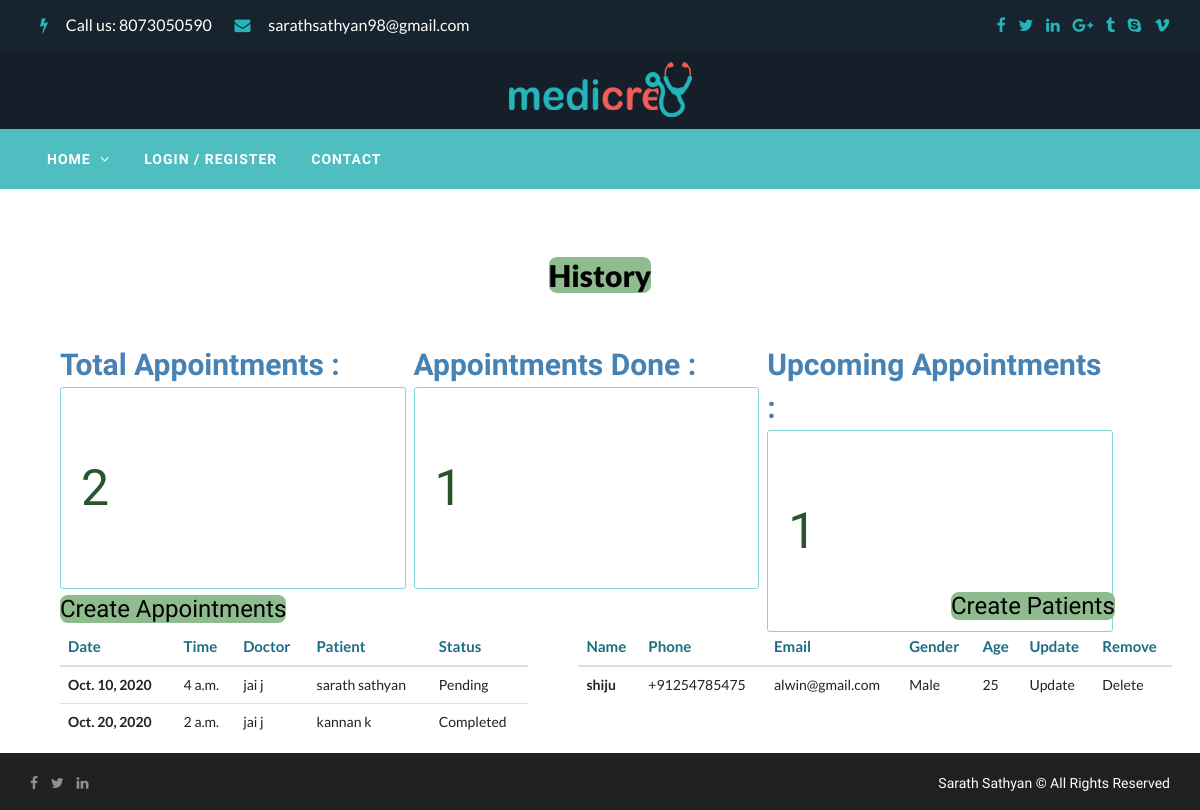
Page /reception/ on the earlier database version.
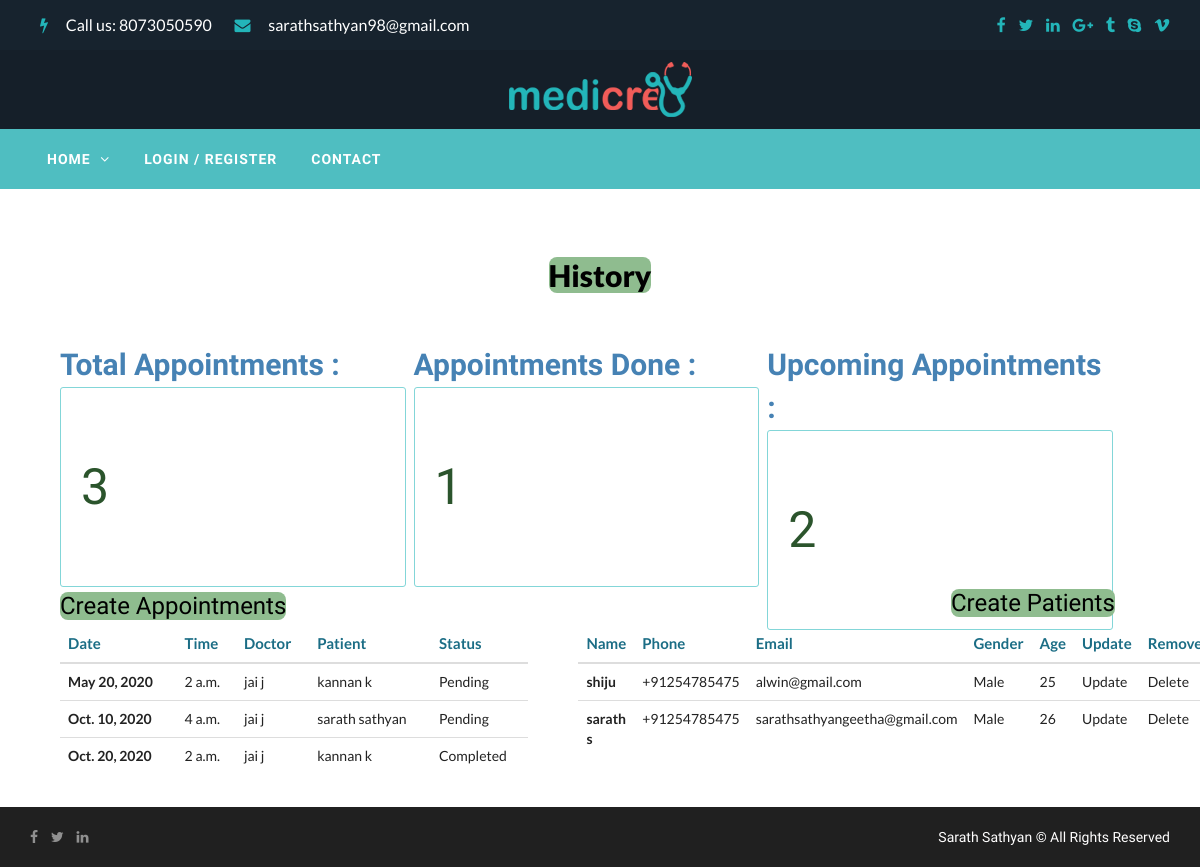
Same page on the later database version.
### Hospital/models.py (models this page shows, shortened)
class Appointments(models.Model):
    date = models.DateField()
    time = models.TimeField()
    doctor = models.CharField(max_length=100)
    patient =  models.CharField(max_length=100)
    status = models.CharField(max_length=50)

class CreatePatient(models.Model):
    name = models.CharField(max_length=100)
    phone = PhoneNumberField(null=False, blank=False, unique=False, default='+91')
    email = models.CharField(max_length=100)
    gender = models.CharField(max_length=50)
    age = models.IntegerField()
    address = models.CharField(max_length=100,null=True)
    out = models.CharField(max_length=100,null=True)
    paid = models.CharField(max_length=50,null=True)
    case = models.CharField(max_length=100,null=True)
    group = models.CharField(max_length=50,null=True)
    create_date = models.DateTimeField(default=datetime.now,null=True)

### Hospital/views.py (the view)
# urls.py: path('reception/', views.ReceptionDash, name='receptionDash'),
def ReceptionDash(request):
    user = request.user
    patients = CreatePatient.objects.order_by("create_date")
    appointments = Appointments.objects.order_by("date")
    total = appointments.count()
    done = Appointments.objects.filter(status='Completed')
    t_done = done.count()
    up = Appointments.objects.filter(status='Pending')
    u_done = up.count()
    context ={
        'appoint':appointments,
        'total' : total,
        't_done' :t_done,
        'u_done':u_done,
        'patients':patients,
    }
    return render(request,'Hospital_Pages/receptionDashboard.html',context)

### templates/Hospital_Pages/receptionDashboard.html (shortened to what this page needs)
{% extends 'base.html' %}
{% load static %}
{% block content %}
    <div class="v3-topbar">
        <div class="container">
            <div class="row">
                <div class="col-sm-8">
                    <div class="topbar-single-div">
                        <i class="fa fa-flash"></i>
                        <h4>Call us: 8073050590</h4>
                    </div>
                    <div class="topbar-single-div">
                        <i class="fa fa-envelope"></i>
                        <h4>sarathsathyan98@gmail.com</h4>
                    </div>
                </div>
                <div class="col-sm-4 text-right">
                    <div class="top-social-link">
                        <a href="#" class="fa fa-facebook"></a>
                        <a href="#" class="fa fa-twitter"></a>
                        <a href="#" class="fa fa-linkedin"></a>
                        <a href="#" class="fa fa-google-plus"></a>
                        <a href="#" class="fa fa-tumblr"></a>
                        <a href="#" class="fa fa-skype"></a>
                        <a href="#" class="fa fa-vimeo"></a>
                    </div>
                </div>
            </div>
        </div>
    </div>
    <div class="version-3-logo">
        <div class="container">
            <div class="row">
                <div class="col-xs-12 text-center">
                    <a class="site-logo" href="#"><img src="{% static 'img/logo.png' %}" alt="jigsawlab"></a>
                </div>
            </div>
        </div>
    </div>
    {% include 'partials/_header.html' %}
    <section class="top">
                        <div class="container">
                            <div class="row">
                                    <div class="col-sm-6 v3-homeform" style="width: 100%">
                                    <div class="about-form" style="background: transparent">
                                        <div class="form-title text-center">
                                            <h2 > <span class="head">History</span></h2>
                                        </div>
                                            <div class="v2-about-input" style="width: 32%;height: 25%">
                                            <p class="para"> Total Appointments :</p><input type="text" style="color: #2b542c;font-size: 50px" class="in_text" value="{{ total }}" readonly>
                                            </div>
                                        <div class="v2-about-input"style="width: 32%;height: 25%">
                                            <p class="para"> Appointments Done :</p><input type="text" style="color: #2b542c;font-size: 50px"  class="in_text" value="{{ t_done }}" readonly>
                                            </div>
                                        <div class="v2-about-input"style="width: 32%;height: 25%">
                                            <p class="para"> Upcoming Appointments :</p><input type="text" style="color: #2b542c;font-size: 50px"  class="in_text" value="{{ u_done }}" readonly>
                                            </div>
                                    </div>
                                </div>
                            </div>
                            <div >
                            <div class="row">
                                    <div class="col-sm-6 v3-homeform" style="width: 100%">
                                    <div class="about-form" style="background: transparent">
                                        <div class="form-title" style="margin-top: 41px;">
                                            <h3 class="headfst"><a href="{% url 'receptionAppointment' %}"> <span class="head">Create Appointments</span></a></h3>
                                            <h3 class="headpos"><a href="{% url 'receptionPatient' %}"> <span class="head">Create Patients</span></a></h3>
                                        </div>
                                        <table class="table pos" style="width: 40%">
                                              <thead class="thead-light" style="color: #1b6d85;font-size: 15px">
                                                <tr>
                                                  <th scope="col">Date</th>
                                                  <th scope="col">Time</th>
                                                  <th scope="col">Doctor</th>
                                                  <th scope="col">Patient</th>
                                                    <th scope="col">Status</th>
                                                </tr>
                                              </thead>
                                              <tbody>
                                              {% for m in appoint %}
                                                <tr style="font-size: 14px">
                                                  <th scope="row">{{ m.date }}</th>
                                                  <td>{{ m.time }}</td>
                                                  <td>{{ m.doctor }}</td>
                                                  <td>{{ m.patient }}</td>
                                                <td>{{ m.status }}</td>
                                                </tr>
                                              {% endfor %}
                                              </tbody>
                                            </table>
                                    <table class="table pat" style="width: 55%">
                                              <thead class="thead-light" style="color: #1b6d85;font-size: 15px">
                                                <tr>
                                                  <th scope="col">Name</th>
                                                  <th scope="col">Phone</th>
                                                  <th scope="col">Email</th>
                                                  <th scope="col">Gender</th>
                                                    <th scope="col">Age</th>
                                                    <th scope="col">Update</th>
                                                    <th scope="col">Remove</th>
                                                </tr>
                                              </thead>
                                              <tbody>
                                              {% for m in patients %}
                                                <tr style="font-size: 14px">
                                                  <th scope="row">{{ m.name }}</th>
                                                  <td>{{ m.phone }}</td>
                                                  <td>{{ m.email }}</td>
                                                  <td>{{ m.gender }}</td>
                                                <td>{{ m.age }}</td>
                                                <td>Update</td>
                                                <td>Delete</td>
                                                </tr>
                                              {% endfor %}
                                              </tbody>
                                            </table>
                                    </div>
                                </div>
                            </div>
        </div>
                        </div>
    </section>
      {% include 'partials/_footer.html' %}
{% endblock %}

### templates/base.html (shortened to what this page needs)
{% load static %}
<html lang="en">
<head>
    <link rel="stylesheet" href="{% static 'css/bootstrap.min.css' %}">
    <link rel="stylesheet" href="{% static 'css/font-awesome.min.css' %}">
    <link rel="stylesheet" href="{% static 'css/animate.min.css' %}">
    <link rel="stylesheet" href="{% static 'css/myslider.css' %}">
    <link rel="stylesheet" href="{% static 'css/magnific-popup.css' %}">
    <link rel="stylesheet" href="{% static 'css/slick.css' %}">
    <link rel="stylesheet" href="{% static 'css/reset.css' %}">
    <link rel="stylesheet" href="{% static 'css/style.css' %}">
    <link rel="stylesheet" href="{% static 'css/responsive.css' %}">
</head>
<body>
{% block content %}
{% endblock %}
</body>
</html>

### templates/partials/_header.html (shortened to what this page needs)
{% extends 'base.html' %}
{% load static %}
{% block content %}
        <nav class="navbar navbar-area">
            <div class="container">
                <div class="collapse navbar-collapse" id="bs-example-navbar-collapse-1">
                    <ul class="nav menu navbar-left navbar-nav">
                        <li class="current-menu-item"><a href="{% url 'index' %}">home <span class="fa fa-angle-down"></span></a>
                        </li>
                        {% if user.is_authenticated %}
                            <li><a href="#"><span style="color: #8dc12b">Welcome : {{ user.first_name }}</span></a>  </li>
                           <li><a href="{% url 'logout' %}">Logout</a></li>
                        {% else %}
                        <li><a href="{% url 'register' %}">Login / Register</a></li>
                        {% endif %}
                   <li><a href="{% url 'contact' %}">Contact </a>
                            </li>
                    </ul>
                </div>
            </div>
        </nav>
{% endblock %}

### templates/partials/_footer.html
<div class="copyriht-area">
        <div class="container">
            <div class="row">
                <div class="col-sm-6 text-left">
                    <div class="footer-social-link">
                        <a href="{% url 'index' %}" class="fa fa-facebook"></a>
                        <a href="{% url 'index' %}" class="fa fa-twitter"></a>
                        <a href="{% url 'index' %}" class="fa fa-linkedin"></a>
                    </div>
                </div>
                <div class="col-sm-6 text-right">
                    <div class="copyright-text">
                        <p>Sarath Sathyan © All Rights Reserved </p>
                    </div>
                </div>
            </div>
        </div>
    </div>

### HospitalManagement/static/css/style.css (style rules this page uses)
nav.navbar { background: rgba(79, 190, 193, 1) none repeat scroll 0 0; border-radius: 0; font-family: 'PT Sans', sans-serif; }
.menu > li > a { color: #fff; font-size: 14px; font-weight: 700; line-height: 30px; text-transform: uppercase; transition: .4s; padding-right: 15px; padding-left: 15px; letter-spacing: 1px; }
.menu > li > a span { padding-left: 5px; }
.navbar-collapse { padding-left: 0 }
.menu li { position: relative }
.navbar-area { position: absolute; width: 100%; left: 0; z-index: 55; }
.copyriht-area { padding: 20px 0; background: #202020; color: #fffefe }
.copyriht-area a { color: #909090; margin-right: 10px; display: inline-block; transition: .4s }
.v2-about-input { height: 40px; width: 49.1%; float: left; margin-right: 8px; margin-bottom: 10px; }
.v2-about-input input { height: 100%; width: 100%; padding-left: 20px; border-radius: 3px; border: 1px solid #5ac8cb; background: #5ac8cb; color: #fff; font-family: 'PT Sans', sans-serif; }
.form-title.text-center h2 { color: #fff; padding-bottom: 20px; margin-bottom: 30px; border-bottom: 2px dashed #fff; }
.form-title.text-center h2 span { font-weight: 900 }
.about-form { padding: 30px; background: #23b5b9; }
.v3-topbar { background: #17232e; color: #fff; }
.topbar-single-div { display: inline-block; padding-right: 20px; padding-top: 10px; padding-bottom: 10px; }
.topbar-single-div i { padding-right: 15px; color: #23b5b9; font-size: 16px; }
.topbar-single-div h4 { display: inline-block; line-height: 30px; font-size: 16px; }
.top-social-link a { color: #23b5b9; font-size: 16px; ; margin-left: 10px; line-height: 50px; transition: .4s }
.version-3-logo { background: #151f29; padding-top: 10px; padding-bottom: 10px; }
.v3-homeform .about-form { padding: 30px; background: rgba(35, 181, 185, .75); }
.v3-homeform .v2-about-input input { border: 1px solid rgba(90, 200, 203, .75); background: transparent; }

### HospitalManagement/static/css/responsive.css (style rules this page uses)
@media only screen and (min-width: 992px) and (max-width: 1200px) { .topbar-single-div { padding-left: 10px; padding-right: 10px; } }
@media only screen and (min-width: 992px) and (max-width: 1200px) { .menu > li > a { padding-right: 17px; padding-left: 17px; } }
@media only screen and (min-width: 992px) and (max-width: 1200px) { .v2-about-input { height: 40px; width: 48.9%; float: left; margin-bottom: 10px; } }

Differences in the rows shown:
added Appointments: date "May 20, 2020", time "2 a.m.", doctor "jai j", patient "kannan k", status "Pending"
added CreatePatient: name "sarath s", phone "+91254785475", email "sarathsathyangeetha@gmail.com", gender "Male", age "26"
Other differences:
form field total: "2" → "3"
form field u_done: "1" → "2"
